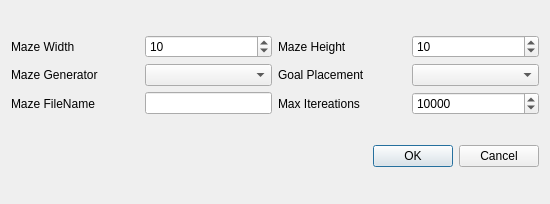
<?xml version="1.0" encoding="UTF-8"?>
<ui version="4.0">
 <class>NewMaze_Dialog</class>
 <widget class="QDialog" name="NewMaze_Dialog">
  <property name="geometry">
   <rect>
    <x>0</x>
    <y>0</y>
    <width>550</width>
    <height>204</height>
   </rect>
  </property>
  <property name="windowTitle">
   <string>New Maze</string>
  </property>
  <layout class="QGridLayout" name="gridLayout_2">
   <item row="1" column="0">
    <widget class="QDialogButtonBox" name="buttonBox">
     <property name="orientation">
      <enum>Qt::Horizontal</enum>
     </property>
     <property name="standardButtons">
      <set>QDialogButtonBox::Cancel|QDialogButtonBox::Ok</set>
     </property>
    </widget>
   </item>
   <item row="0" column="0">
    <layout class="QGridLayout" name="gridLayout" columnstretch="1,1,1,1">
     <item row="0" column="0">
      <widget class="QLabel" name="label">
       <property name="text">
        <string>Maze Width</string>
       </property>
      </widget>
     </item>
     <item row="1" column="1">
      <widget class="QComboBox" name="mazeGeneratorBox"/>
     </item>
     <item row="0" column="3">
      <widget class="QSpinBox" name="mazeHeightSpin">
       <property name="value">
        <number>10</number>
       </property>
      </widget>
     </item>
     <item row="0" column="2">
      <widget class="QLabel" name="label_2">
       <property name="text">
        <string>Maze Height</string>
       </property>
      </widget>
     </item>
     <item row="1" column="2">
      <widget class="QLabel" name="label_4">
       <property name="text">
        <string>Goal Placement</string>
       </property>
      </widget>
     </item>
     <item row="0" column="1">
      <widget class="QSpinBox" name="mazeWidthSpin">
       <property name="value">
        <number>10</number>
       </property>
      </widget>
     </item>
     <item row="1" column="0">
      <widget class="QLabel" name="label_3">
       <property name="text">
        <string>Maze Generator</string>
       </property>
      </widget>
     </item>
     <item row="1" column="3">
      <widget class="QComboBox" name="goalPlacementBox"/>
     </item>
     <item row="2" column="0">
      <widget class="QLabel" name="label_5">
       <property name="text">
        <string>Maze FileName</string>
       </property>
      </widget>
     </item>
     <item row="2" column="1">
      <widget class="QLineEdit" name="mazeFileName"/>
     </item>
     <item row="2" column="2">
      <widget class="QLabel" name="label_6">
       <property name="text">
        <string>Max Itereations</string>
       </property>
      </widget>
     </item>
     <item row="2" column="3">
      <widget class="QSpinBox" name="maxIterationsSpin">
       <property name="maximum">
        <number>999999</number>
       </property>
       <property name="value">
        <number>10000</number>
       </property>
      </widget>
     </item>
    </layout>
   </item>
  </layout>
 </widget>
 <resources/>
 <connections>
  <connection>
   <sender>buttonBox</sender>
   <signal>accepted()</signal>
   <receiver>NewMaze_Dialog</receiver>
   <slot>accept()</slot>
   <hints>
    <hint type="sourcelabel">
     <x>248</x>
     <y>254</y>
    </hint>
    <hint type="destinationlabel">
     <x>157</x>
     <y>274</y>
    </hint>
   </hints>
  </connection>
  <connection>
   <sender>buttonBox</sender>
   <signal>rejected()</signal>
   <receiver>NewMaze_Dialog</receiver>
   <slot>reject()</slot>
   <hints>
    <hint type="sourcelabel">
     <x>316</x>
     <y>260</y>
    </hint>
    <hint type="destinationlabel">
     <x>286</x>
     <y>274</y>
    </hint>
   </hints>
  </connection>
 </connections>
</ui>
